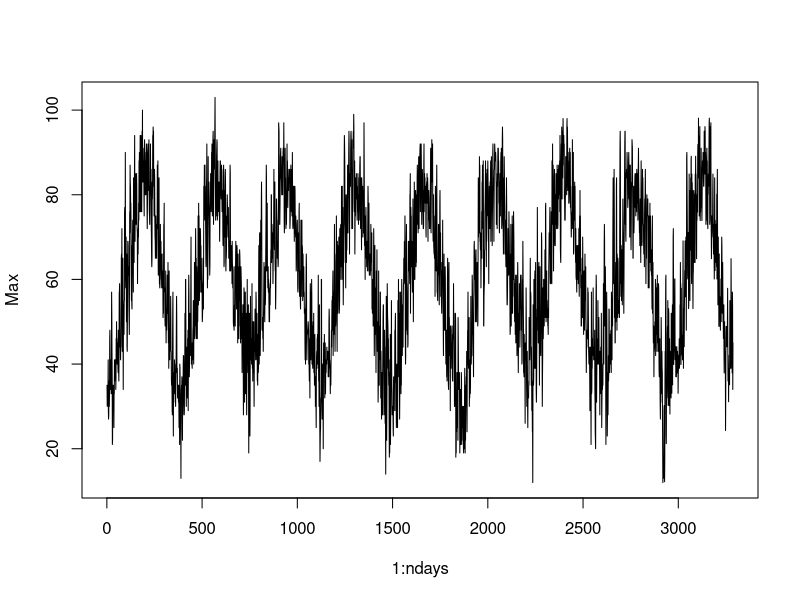

This chart was generated by the following R code: (Note: this script raises an error after producing the figure.)
# setwd("Workshops/Week9")
# cleanup
rm(list=ls())

"Read the le Weather2010 and extract the max column as a vector."
Weather <- read.csv("lib/Weather2010.csv"); head(Weather)
Max <- Weather$max; head(Max)

"Write the functions myCos() and mySin() that calculate the Fourier basis func-
tions as vectors."

ndays <- length(Max)
myCos <- function(m) cos((1:ndays)*m*2*pi/ndays)
mySin <- function(m) sin((1:ndays)*m*2*pi/ndays)

plot(1:ndays, Max, type = "l")

"Write functions to calculate the Fourier coecients an and bn and use sapply to
compute 20 of each."
# Evaluate the coefficients by Euler's formula 
coeffA <- function(m) sum(Max*2*myCos(m)/ndays)
coeffB <- function(m) sum(Max*2*mySin(m)/ndays)

ncoeff <- 20
FourierA <- sapply(1:ncoeff,coeffA)
FourierB <- sapply(1:ncoeff,coeffB)
Fourier <- sqrt(FourierA^2+FourierB^2)

largestN <- which(max(Fourier)) # 22.81764
largestIndex <- 9
points(1:ndays, mean(Max) +
  FourierA[largestIndex]*myCos(largestIndex) +
  FourierB[largestIndex]*mySin(largestIndex), type = "l", col = "red",lwd = 2)

"Plot the sum of all components up through n = 20. This should show warmer
and colder winters but not daily
uctuations."
recon <- mean(Max)
for (m in 1:ncoeff) {
  recon <- recon + FourierA[m]*myCos(m)+FourierB[m]*mySin(m)
}

plot(1:ndays, Max,type = "l")
points(1:ndays,recon, type = "l", col = "red",lwd = 2)